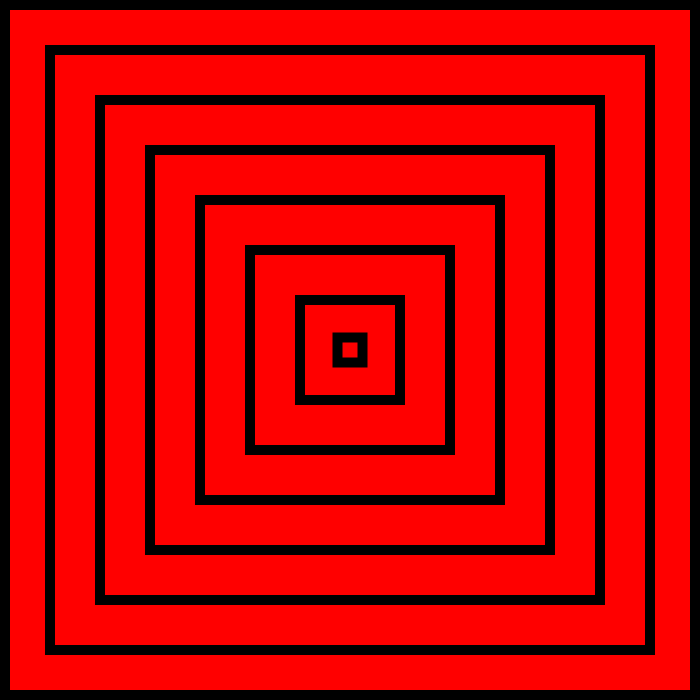
Frame 1 (no input)
Frame 60 (no input): identical to frame 1, image omitted
Frame 120 (the mouse pressed at the canvas centre since frame 60): identical to frame 1, image omitted

The p5.js sketch that drew this single still picture (run headless with seeded random() and noise() and a simulated clock; from frame 60 on, the mouse is pressed at the canvas centre):

// p5.js sketch
// ── sketch.js
function setup()
{
  createCanvas(700,700);
  
}

function draw()
{
	background(255,0,0)

	fill(255,0,0);    
	stroke(0,0,0);
	strokeWeight(20);

	rect(350-350,350-350,700,700);

	fill(255,0,0);    
	stroke(0,0,0);
	strokeWeight(10);

	rect(350-300,350-300,600,600);

	fill(255,0,0);    
	stroke(0,0,0);
	strokeWeight(10);

	rect(350-250,350-250,500,500);

	fill(255,0,0);    
	stroke(0,0,0);
	strokeWeight(10);

	rect(350-200,350-200,400,400);

	fill(255,0,0);    
	stroke(0,0,0);
	strokeWeight(10);

	rect(350-150,350-150,300,300);

	fill(255,0,0);    
	stroke(0,0,0);
	strokeWeight(10);

	rect(350-100,350-100,200,200);

	fill(255,0,0);    
	stroke(0,0,0);
	strokeWeight(10);

	rect(350-50,350-50,100,100);

	fill(255,0,0);    
	stroke(0,0,0);
	strokeWeight(10);

	rect(350-25/2,350-25/2,25,25);

}
